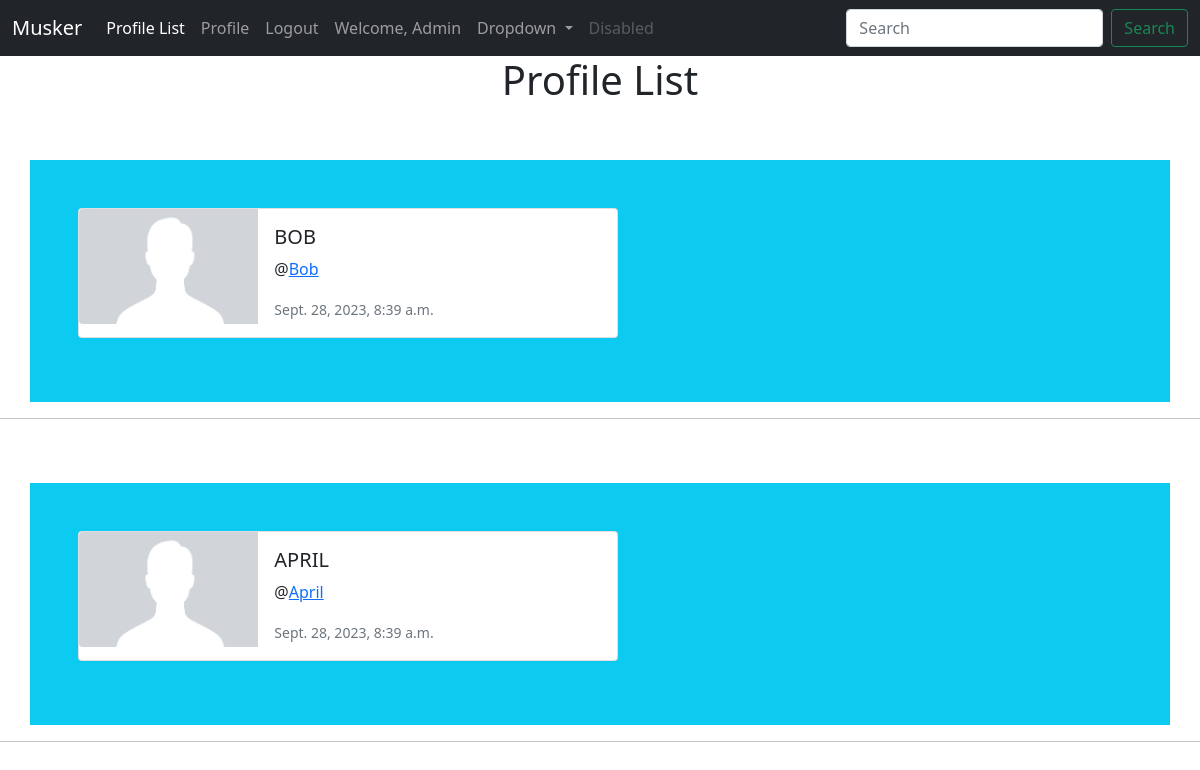
The app's page /profile_list/ (signed in), older data.
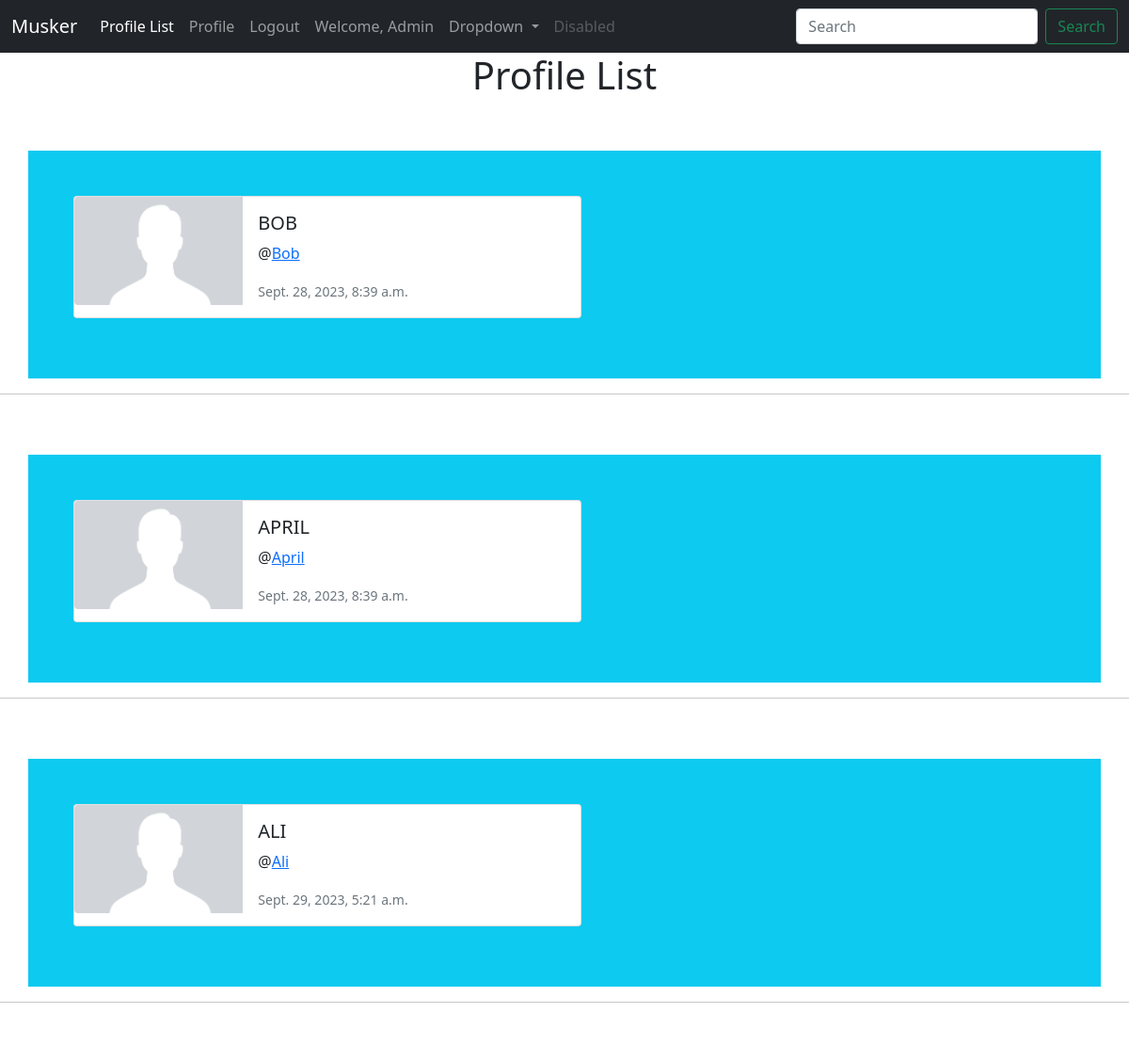
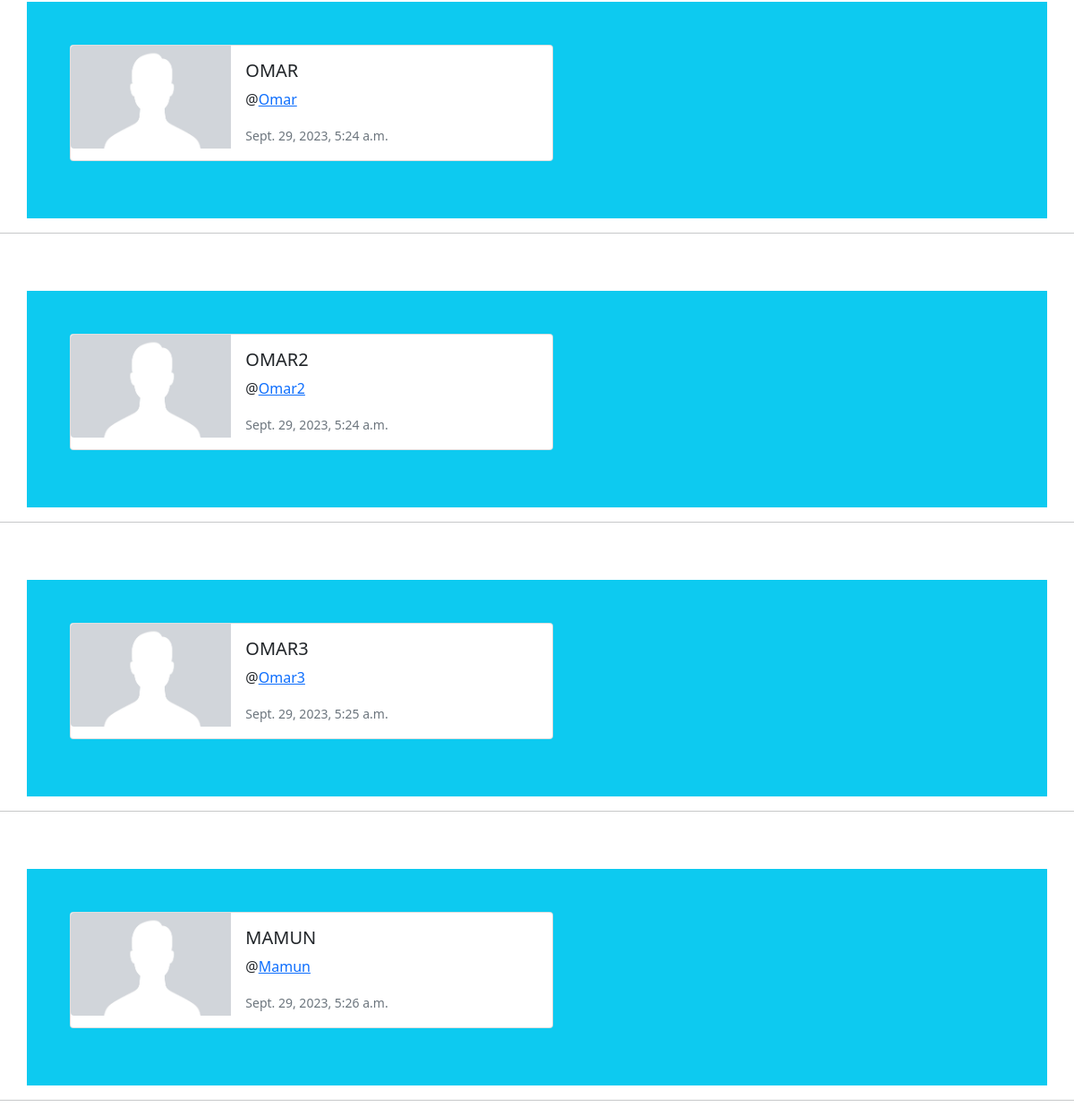
The same page, newer data (2 pictures, top to bottom).
### musker/models.py (models this page shows, shortened)
class Profile(models.Model):
    user = models.OneToOneField(User, on_delete=models.CASCADE)
    follows = models.ManyToManyField('self',
            related_name='followed_by',
            symmetrical=False, #will allow to follow, but that person don't have to follow back.
            blank=True,
            )
    date_modified = models.DateTimeField(User, auto_now=True)

### musker/views.py (the view)
# urls.py: path('profile_list/', views.profile_list, name='profile_list'),
def profile_list(request):
    if request.user.is_authenticated:
        profiles = Profile.objects.exclude(user=request.user)
        return render(request, 'musker/profile_list.html', {
            'profiles': profiles,
        })
    else:
        messages.success(request, 'You must login to see this page...')
        return redirect('home')

### musker/templates/musker/profile_list.html
{% extends 'musker/base.html' %}
{% load static %}
{% block content %}
{% if profiles %}
<center><h1>Profile List</h1></center>
{% for profile in profiles %}
<br>
<br>
<div class="container justify-content-center bg-info p-5">
    <div class="card mb-3" style="max-width: 540px;">
        <div class="row g-0">
        <div class="col-md-4">
            <img src="{% static 'images/profile_image.png' %}" class="img-fluid rounded-start" alt="Profile Image">
        </div>
        <div class="col-md-8">
            <div class="card-body">
            <h5 class="card-title">{{profile.user.username|upper}}</h5>
            <p class="card-text"> @<a href="{% url 'profile' profile.user.id %}">{{profile.user.username|capfirst}}</a></p>
            <p class="card-text"><small class="text-muted">{{profile.date_modified}}</small></p>
            </div>
        </div>
        </div>
    </div>
</div>
  <hr>
  {% endfor %}
  {% endif %}
{% endblock %}

### musker/templates/musker/base.html (shortened to what this page needs)
<!doctype html>
<html lang="en">
  <head>
    <link href="https://cdn.jsdelivr.net/npm/bootstrap@5.0.2/dist/css/bootstrap.min.css" rel="stylesheet">
  </head>
  <body>
    {% include 'musker/navbar.html' %}
    {% block content %}
    {% endblock %}
  </body>
</html>

### musker/templates/musker/navbar.html (shortened to what this page needs)
<nav class="navbar navbar-expand-lg navbar-dark bg-dark">
    <div class="container-fluid">
      <a class="navbar-brand" href="/">Musker</a>
      <div class="collapse navbar-collapse" id="navbarSupportedContent">
        <ul class="navbar-nav me-auto mb-2 mb-lg-0">
          <li class="nav-item">
            <a class="nav-link active" aria-current="page" href="{% url 'profile_list' %}">Profile List</a>
          </li>
          <li class="nav-item">
            <a class="nav-link" href="{% url 'profile' request.user.id %}">Profile</a>
          </li>
          {% if user.is_authenticated %}
          <li class="nav-item">
            <a class="nav-link" href="{% url 'logout'%}">Logout</a>
          </li>
          <li class="nav-item">
            <a class="nav-link" href="%}">Welcome, {{user.username|capfirst}}</a>
          </li>
          {% endif %}
          <li class="nav-item dropdown">
            <a class="nav-link dropdown-toggle" href="#" id="navbarDropdown" role="button" data-bs-toggle="dropdown" aria-expanded="false">
              Dropdown
            </a>
          </li>
          <li class="nav-item">
            <a class="nav-link disabled" href="#" tabindex="-1" aria-disabled="true">Disabled</a>
          </li>
        </ul>
        <form class="d-flex">
          <input class="form-control me-2" type="search" placeholder="Search" aria-label="Search">
          <button class="btn btn-outline-success" type="submit">Search</button>
        </form>
      </div>
    </div>
  </nav>

Row changes from the older to the newer data that the page shows:
added Profile: user.username "ALI", user.username "Ali", date_modified "Sept. 29, 2023, 5:21 a.m."
added Profile: user.username "OMAR", user.username "Omar", date_modified "Sept. 29, 2023, 5:24 a.m."
added Profile: user.username "OMAR2", user.username "Omar2", date_modified "Sept. 29, 2023, 5:24 a.m."
added Profile: user.username "OMAR3", user.username "Omar3", date_modified "Sept. 29, 2023, 5:25 a.m."
added Profile: user.username "MAMUN", user.username "Mamun", date_modified "Sept. 29, 2023, 5:26 a.m."
